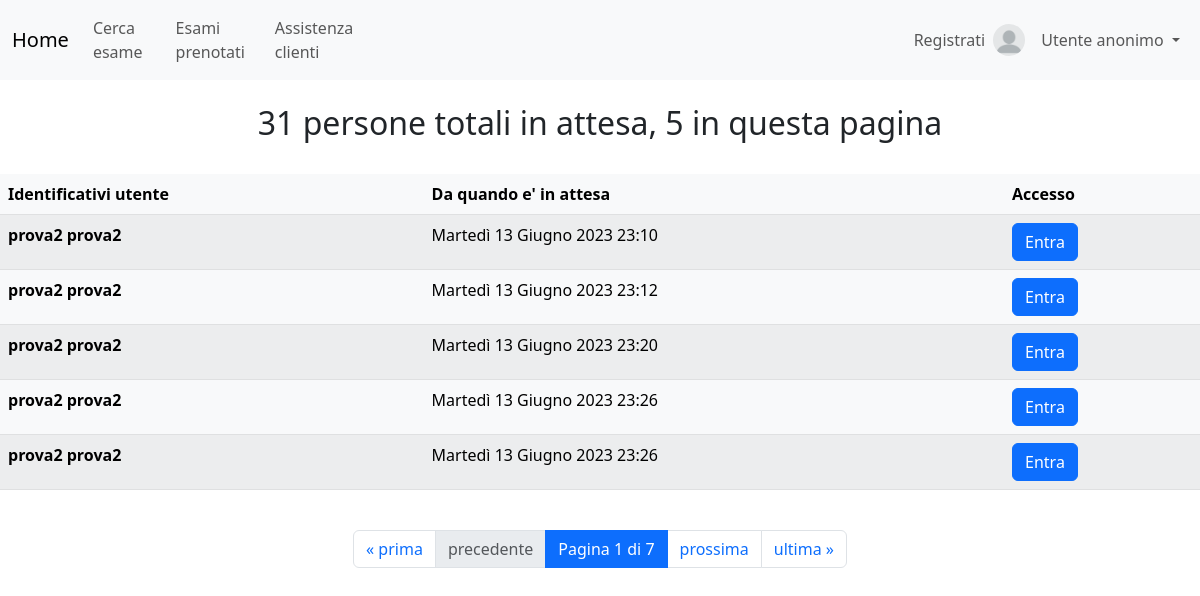
Page /assistenza/utenti_attesa/ on the committed database.
### gestione_assistenza/models.py (models this page shows)
class Chat(models.Model):
    STATI_POSSIBILI = [
        ('creato', 'Creato'),
        ('in_attesa', 'In attesa'),
        ('in_corso', 'In corso'),
        ('terminato', 'Terminato')
    ]
    stato = stato = models.CharField(max_length=10, choices=STATI_POSSIBILI, default='creato')
    membro_assistenza = models.ForeignKey(UtenteCustom, related_name='chat', null=True, blank=True,
                                                 on_delete=models.CASCADE)
    identificativi_utente = models.CharField(max_length=30)
    data = models.DateTimeField(auto_now_add=True)
    class Meta:
        verbose_name_plural = 'Chat'
        ordering = ['data']

### gestione_assistenza/views.py (the view)
# urls.py: path('utenti_attesa/', UtentiAttesaView.as_view(), name='utenti_attesa')
class UtentiAttesaView(GroupRequiredMixin, ListView):
    group_required = ['Assistenza']
    title = "Pagina con gli utenti in attesa di assistenza"
    model = Chat
    template_name = "gestione_assistenza/utenti_attesa.html"
    paginate_by = 5
    def get_queryset(self):
        return Chat.objects.filter(stato='in_attesa')

### gestione_assistenza/templates/gestione_assistenza/utenti_attesa.html (shortened to what this page needs)
{% extends 'base.html' %}
{% block content %}
<br>
<h2 style="text-align:center"> {{ view.titolo }} {{page_obj.paginator.count}} persone totali in attesa, {{object_list.count}} in questa pagina </h2>
<br>
<table class="table table-light table-striped">
    <thead>
      <tr>
        <th scope="col">Identificativi utente</th>
        <th scope="col">Da quando e' in attesa</th>
        <th scope="col">Accesso</th>
      </tr>
    </thead>
    <tbody>
      {% for attesa in object_list %}
      <tr>
        <th scope="row">{{attesa.identificativi_utente}}</th>
        <td>{{attesa.data}}</td>
        <td><a class="btn btn-primary" href="{% url 'gestione_assistenza:chat_assistenza' request.user attesa.pk %}" role="button">Entra</a></td>
      </tr>
      {% endfor %}
    </tbody>
  </table>
{% include "paginatore.html" %}
{% endblock %}

### rows in the picture
Chat: identificativi_utente "prova2 prova2", data "Martedì 13 Giugno 2023 23:10"
Chat: identificativi_utente "prova2 prova2", data "Martedì 13 Giugno 2023 23:12"
Chat: identificativi_utente "prova2 prova2", data "Martedì 13 Giugno 2023 23:20"
Chat: identificativi_utente "prova2 prova2", data "Martedì 13 Giugno 2023 23:26"
Chat: identificativi_utente "prova2 prova2", data "Martedì 13 Giugno 2023 23:26"

### other values in the picture
{{ page_obj.paginator.count }} "31"
{{ object_list.count }} "5"
{{ page_obj.number }} "1"
{{ page_obj.paginator.num_pages }} "7"
